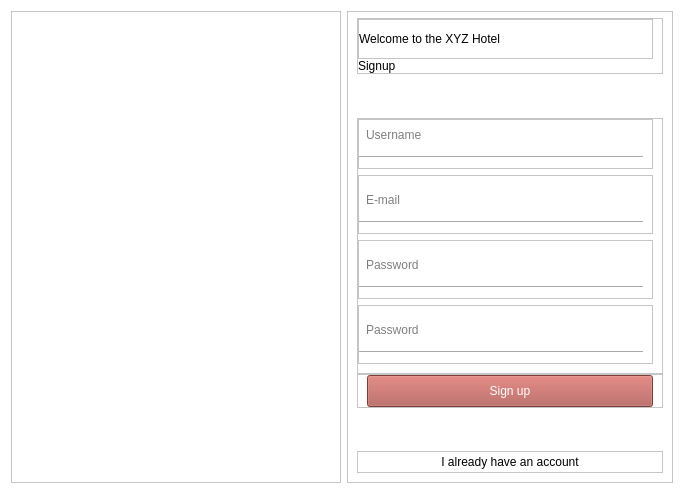
<?xml version="1.0" encoding="UTF-8"?>
<ui version="4.0">
 <class>login</class>
 <widget class="QWidget" name="login">
  <property name="geometry">
   <rect>
    <x>0</x>
    <y>0</y>
    <width>684</width>
    <height>494</height>
   </rect>
  </property>
  <property name="windowTitle">
   <string>XYZ - login </string>
  </property>
  <property name="styleSheet">
   <string notr="true">background-color: rgb(255, 255, 255);</string>
  </property>
  <layout class="QHBoxLayout" name="horizontalLayout">
   <item>
    <widget class="QFrame" name="frame">
     <property name="frameShape">
      <enum>QFrame::StyledPanel</enum>
     </property>
     <property name="frameShadow">
      <enum>QFrame::Raised</enum>
     </property>
     <layout class="QHBoxLayout" name="horizontalLayout_4">
      <item>
       <widget class="QLabel" name="label_5">
        <property name="minimumSize">
         <size>
          <width>310</width>
          <height>338</height>
         </size>
        </property>
        <property name="text">
         <string/>
        </property>
       </widget>
      </item>
     </layout>
    </widget>
   </item>
   <item>
    <widget class="QFrame" name="frame_2">
     <property name="styleSheet">
      <string notr="true">font-family: 'SF Pro Display';</string>
     </property>
     <property name="frameShape">
      <enum>QFrame::StyledPanel</enum>
     </property>
     <property name="frameShadow">
      <enum>QFrame::Raised</enum>
     </property>
     <layout class="QVBoxLayout" name="verticalLayout_8">
      <property name="spacing">
       <number>0</number>
      </property>
      <property name="topMargin">
       <number>6</number>
      </property>
      <item>
       <widget class="QFrame" name="frame_3">
        <property name="frameShape">
         <enum>QFrame::StyledPanel</enum>
        </property>
        <property name="frameShadow">
         <enum>QFrame::Raised</enum>
        </property>
        <layout class="QVBoxLayout" name="verticalLayout">
         <property name="spacing">
          <number>0</number>
         </property>
         <property name="leftMargin">
          <number>0</number>
         </property>
         <property name="topMargin">
          <number>0</number>
         </property>
         <property name="bottomMargin">
          <number>0</number>
         </property>
         <item>
          <widget class="QFrame" name="frame_7">
           <property name="frameShape">
            <enum>QFrame::StyledPanel</enum>
           </property>
           <property name="frameShadow">
            <enum>QFrame::Raised</enum>
           </property>
           <layout class="QHBoxLayout" name="horizontalLayout_2">
            <property name="spacing">
             <number>0</number>
            </property>
            <property name="leftMargin">
             <number>0</number>
            </property>
            <item>
             <widget class="QLabel" name="label">
              <property name="styleSheet">
               <string notr="true">font: 12pt &quot;SF Pro Display&quot;;</string>
              </property>
              <property name="text">
               <string>Welcome to the XYZ Hotel </string>
              </property>
             </widget>
            </item>
            <item>
             <spacer name="horizontalSpacer">
              <property name="orientation">
               <enum>Qt::Horizontal</enum>
              </property>
              <property name="sizeHint" stdset="0">
               <size>
                <width>67</width>
                <height>20</height>
               </size>
              </property>
             </spacer>
            </item>
            <item>
             <widget class="QPushButton" name="pushButton">
              <property name="cursor">
               <cursorShape>PointingHandCursor</cursorShape>
              </property>
              <property name="autoFillBackground">
               <bool>false</bool>
              </property>
              <property name="styleSheet">
               <string notr="true">border:none;</string>
              </property>
              <property name="text">
               <string/>
              </property>
              <property name="icon">
               <iconset resource="../../icon/icon.qrc">
                <normaloff>:/newPrefix/x-circle.svg</normaloff>
                <normalon>:/newPrefix/x-circle 2.svg</normalon>:/newPrefix/x-circle.svg</iconset>
              </property>
             </widget>
            </item>
           </layout>
          </widget>
         </item>
         <item>
          <widget class="QLabel" name="label_2">
           <property name="styleSheet">
            <string notr="true">font: 700 26pt &quot;SF Pro Display&quot;;</string>
           </property>
           <property name="text">
            <string>Signup</string>
           </property>
          </widget>
         </item>
        </layout>
       </widget>
      </item>
      <item>
       <spacer name="verticalSpacer">
        <property name="orientation">
         <enum>Qt::Vertical</enum>
        </property>
        <property name="sizeHint" stdset="0">
         <size>
          <width>20</width>
          <height>24</height>
         </size>
        </property>
       </spacer>
      </item>
      <item>
       <widget class="QFrame" name="frame_4">
        <property name="frameShape">
         <enum>QFrame::StyledPanel</enum>
        </property>
        <property name="frameShadow">
         <enum>QFrame::Raised</enum>
        </property>
        <layout class="QVBoxLayout" name="verticalLayout_7">
         <property name="spacing">
          <number>6</number>
         </property>
         <property name="leftMargin">
          <number>0</number>
         </property>
         <property name="topMargin">
          <number>0</number>
         </property>
         <item>
          <widget class="QFrame" name="frame_8">
           <property name="frameShape">
            <enum>QFrame::StyledPanel</enum>
           </property>
           <property name="frameShadow">
            <enum>QFrame::Raised</enum>
           </property>
           <layout class="QVBoxLayout" name="verticalLayout_3">
            <property name="leftMargin">
             <number>0</number>
            </property>
            <property name="topMargin">
             <number>0</number>
            </property>
            <item>
             <widget class="QLineEdit" name="txt_nw_uname">
              <property name="minimumSize">
               <size>
                <width>0</width>
                <height>30</height>
               </size>
              </property>
              <property name="styleSheet">
               <string notr="true">border:none;
background:transparent;
padding:5px;
font: 11pt &quot;SF Pro Display&quot;;</string>
              </property>
              <property name="maxLength">
               <number>32</number>
              </property>
              <property name="placeholderText">
               <string>Username</string>
              </property>
             </widget>
            </item>
            <item>
             <widget class="Line" name="line">
              <property name="orientation">
               <enum>Qt::Horizontal</enum>
              </property>
             </widget>
            </item>
           </layout>
          </widget>
         </item>
         <item>
          <widget class="QFrame" name="frame_12">
           <property name="frameShape">
            <enum>QFrame::StyledPanel</enum>
           </property>
           <property name="frameShadow">
            <enum>QFrame::Raised</enum>
           </property>
           <layout class="QVBoxLayout" name="verticalLayout_9">
            <property name="leftMargin">
             <number>0</number>
            </property>
            <item>
             <widget class="QLineEdit" name="txt_nw_email">
              <property name="minimumSize">
               <size>
                <width>0</width>
                <height>30</height>
               </size>
              </property>
              <property name="styleSheet">
               <string notr="true">border:none;
background:transparent;
padding:5px;
font: 11pt &quot;SF Pro Display&quot;;</string>
              </property>
              <property name="maxLength">
               <number>50</number>
              </property>
              <property name="echoMode">
               <enum>QLineEdit::Normal</enum>
              </property>
              <property name="placeholderText">
               <string>E-mail</string>
              </property>
             </widget>
            </item>
            <item>
             <widget class="Line" name="line_5">
              <property name="orientation">
               <enum>Qt::Horizontal</enum>
              </property>
             </widget>
            </item>
           </layout>
          </widget>
         </item>
         <item>
          <widget class="QFrame" name="frame_9">
           <property name="frameShape">
            <enum>QFrame::StyledPanel</enum>
           </property>
           <property name="frameShadow">
            <enum>QFrame::Raised</enum>
           </property>
           <layout class="QVBoxLayout" name="verticalLayout_5">
            <property name="leftMargin">
             <number>0</number>
            </property>
            <item>
             <widget class="QLineEdit" name="txt_nw_pass">
              <property name="minimumSize">
               <size>
                <width>0</width>
                <height>30</height>
               </size>
              </property>
              <property name="styleSheet">
               <string notr="true">border:none;
background:transparent;
padding:5px;
font: 11pt &quot;SF Pro Display&quot;;</string>
              </property>
              <property name="maxLength">
               <number>10</number>
              </property>
              <property name="echoMode">
               <enum>QLineEdit::Password</enum>
              </property>
              <property name="placeholderText">
               <string>Password</string>
              </property>
             </widget>
            </item>
            <item>
             <widget class="Line" name="line_3">
              <property name="orientation">
               <enum>Qt::Horizontal</enum>
              </property>
             </widget>
            </item>
           </layout>
          </widget>
         </item>
         <item>
          <widget class="QFrame" name="frame_11">
           <property name="frameShape">
            <enum>QFrame::StyledPanel</enum>
           </property>
           <property name="frameShadow">
            <enum>QFrame::Raised</enum>
           </property>
           <layout class="QVBoxLayout" name="verticalLayout_6">
            <property name="leftMargin">
             <number>0</number>
            </property>
            <item>
             <widget class="QLineEdit" name="txt_nw_re_pass">
              <property name="minimumSize">
               <size>
                <width>0</width>
                <height>30</height>
               </size>
              </property>
              <property name="styleSheet">
               <string notr="true">border:none;
background:transparent;
padding:5px;
font: 11pt &quot;SF Pro Display&quot;;</string>
              </property>
              <property name="maxLength">
               <number>10</number>
              </property>
              <property name="echoMode">
               <enum>QLineEdit::Password</enum>
              </property>
              <property name="placeholderText">
               <string>Password</string>
              </property>
             </widget>
            </item>
            <item>
             <widget class="Line" name="line_4">
              <property name="orientation">
               <enum>Qt::Horizontal</enum>
              </property>
             </widget>
            </item>
           </layout>
          </widget>
         </item>
        </layout>
       </widget>
      </item>
      <item>
       <widget class="QFrame" name="frame_5">
        <property name="frameShape">
         <enum>QFrame::StyledPanel</enum>
        </property>
        <property name="frameShadow">
         <enum>QFrame::Raised</enum>
        </property>
        <layout class="QVBoxLayout" name="verticalLayout_2">
         <property name="spacing">
          <number>0</number>
         </property>
         <property name="topMargin">
          <number>0</number>
         </property>
         <property name="bottomMargin">
          <number>0</number>
         </property>
         <item>
          <widget class="QPushButton" name="btn_signup">
           <property name="minimumSize">
            <size>
             <width>40</width>
             <height>30</height>
            </size>
           </property>
           <property name="cursor">
            <cursorShape>PointingHandCursor</cursorShape>
           </property>
           <property name="styleSheet">
            <string notr="true">background: #AE544F;
font: 12pt &quot;SF Pro Display&quot;;
padding : 8px;
color: rgb(255, 255, 255);</string>
           </property>
           <property name="text">
            <string>Sign up</string>
           </property>
          </widget>
         </item>
        </layout>
       </widget>
      </item>
      <item>
       <spacer name="verticalSpacer_2">
        <property name="orientation">
         <enum>Qt::Vertical</enum>
        </property>
        <property name="sizeHint" stdset="0">
         <size>
          <width>20</width>
          <height>24</height>
         </size>
        </property>
       </spacer>
      </item>
      <item>
       <widget class="QFrame" name="frame_6">
        <property name="frameShape">
         <enum>QFrame::StyledPanel</enum>
        </property>
        <property name="frameShadow">
         <enum>QFrame::Raised</enum>
        </property>
        <layout class="QHBoxLayout" name="horizontalLayout_3">
         <property name="topMargin">
          <number>0</number>
         </property>
         <property name="bottomMargin">
          <number>0</number>
         </property>
         <item>
          <widget class="QLabel" name="btn_have_acc">
           <property name="minimumSize">
            <size>
             <width>0</width>
             <height>20</height>
            </size>
           </property>
           <property name="cursor">
            <cursorShape>PointingHandCursor</cursorShape>
           </property>
           <property name="text">
            <string>I already have an account</string>
           </property>
           <property name="alignment">
            <set>Qt::AlignCenter</set>
           </property>
          </widget>
         </item>
        </layout>
       </widget>
      </item>
     </layout>
    </widget>
   </item>
  </layout>
 </widget>
 <resources>
  <include location="../../icon/icon.qrc"/>
 </resources>
 <connections>
  <connection>
   <sender>pushButton</sender>
   <signal>clicked()</signal>
   <receiver>login</receiver>
   <slot>close()</slot>
   <hints>
    <hint type="sourcelabel">
     <x>637</x>
     <y>43</y>
    </hint>
    <hint type="destinationlabel">
     <x>725</x>
     <y>47</y>
    </hint>
   </hints>
  </connection>
 </connections>
</ui>
